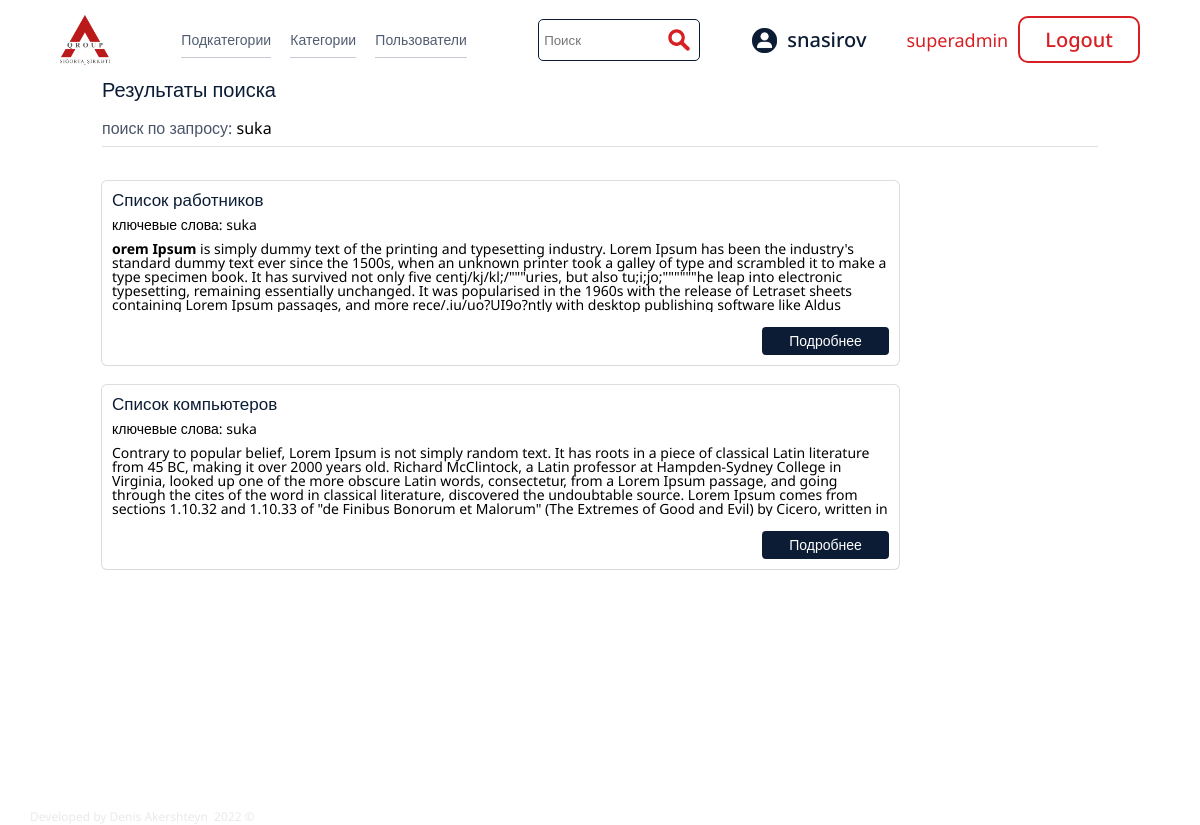
Page /index.php?source_page=search_result&search_element=suka (signed in) on the committed database.
### tables this page shows
CREATE TABLE `sub_category` (
  `id` int(11) NOT NULL,
  `name` varchar(255) NOT NULL,
  `sub_id` int(11) NOT NULL,
  `content` longtext NOT NULL,
  `image` varchar(255) NOT NULL,
  `key_words` varchar(255) NOT NULL
);

### content/search_result.php (the view, shortened to what this page needs)
<?php
include './db/connection.php';
if (isset($_GET['search_element'])) {
    $search_text =  $_GET['search_element'];
}
$search_text = mysqli_real_escape_string($connection, $search_text);
?>
<div class="search__result_wrapper">
    <div class="search__result__name">
        Результаты поиска
    </div>
    <div class="search__result__by">
        <span>поиск по запросу: </span> <?php echo $search_text; ?>
    </div>
    <div class="search__result__wrapper">
        <?php
        echo '<br>';
        $search_text = mysqli_real_escape_string($connection, $search_text);
        $query_search = "SELECT * FROM `sub_category` WHERE `key_words` LIKE '%$search_text%'";
        $search_result = mysqli_query($connection, $query_search);
        $search_result_row = mysqli_fetch_assoc($search_result);
        if ($search_result_row == null) {
            $result = 'К сожалению в нашей базе нет такой информации,повторите попытку уточнив поиск';
            return false;
        } do {
            $serach_row_id =  $search_result_row['id'];
            $serach_row_name = $search_result_row['name'];
            $serach_row_content = $search_result_row['content'];
            $serach_row_key_words = $search_result_row['key_words'];?>
            <div class="serach__result__element">
                <div class="serach__result__element_name">
                    <?php echo $serach_row_name; ?>
                </div>
                <div class="serach__result__element__desc">
                    ключевые слова: <span><?php echo $serach_row_key_words; ?></span>
                </div>
                <div class="serach__result__element__text">
                    <?php echo $serach_row_content;  ?>
                </div>
                <div class="serach__result__element__readmore">
                    <a href="./index.php?source_page=sub_page&sub_id=<?php echo $serach_row_id; ?>">Подробнее</a>
                </div>
            </div>
        <?php
        } while ($search_result_row = mysqli_fetch_assoc($search_result));
        ?>
    </div>
</div>

### styles/style.css (style rules this page uses)
* { padding: 0; margin: 0; border: 0; }
*, *:before, *:after { -moz-box-sizing: border-box; -webkit-box-sizing: border-box; box-sizing: border-box; }
html, body { height: 100%; width: 100%; font-size: 100%; line-height: 1; font-size: 14px; -ms-text-size-adjust: 100%; -moz-text-size-adjust: 100%; -webkit-text-size-adjust: 100%; font-family: "Noto Sans", sans-serif; }
.search__result_wrapper { width: 83%; margin: 0 auto; min-height: 90.8vh; }
.search__result__name { font-size: 20px; color: #0c1c35; }
.search__result__by { font-size: 16px; margin-top: 20px; padding-bottom: 10px; border-bottom: 1px solid rgba(0, 0, 0, 0.12); }
.search__result__by span { color: #0c1c35be; }
.search__result__wrapper { display: flex; flex-direction: column; width: 100%; min-height: 83vh; }
.serach__result__element { margin-top: 20px; background-color: #fff; width: 80%; padding: 10px; border-radius: 5px; box-shadow: rgba(0, 0, 0, 0.02) 0px 1px 3px 0px, rgba(27, 31, 35, 0.15) 0px 0px 0px 1px; }
.serach__result__element_name { font-size: 17px; color: #0c1c35; }
.serach__result__element__desc { margin: 10px 0px; }
.serach__result__element__text { height: 70px; overflow: hidden; }
.serach__result__element__readmore { margin-top: 15px; width: 100%; display: flex; justify-content: end; }
.serach__result__element__readmore a { color: #fff; background-color: #0c1c35; border: 2px solid #0c1c35; text-decoration: none; padding: 5px 25px; border-radius: 4px; }

### rows in the picture
sub_category: name "Список работников", key_words "suka", content "orem Ipsum is simply dummy text of the printing and typesetting industry. Lorem Ipsum has been the industry's standard dummy text ever since the 1500s, when an unknown printer took a galley of type and scrambled it to make a type specimen book. It has survived not only five centj/kj/kl;/\"\"\"uries, but also tu;i;jo;\"\"\"\"\"\"he leap into electronic typesetting, remaining essentially unchanged. It was popularised in the 1960s with the release of Letraset sheets containing Lorem Ipsum passages, and more rece/.iu/uo?UI9o?ntly with desktop publishing software like Aldus…"
sub_category: name "Список компьютеров", key_words "suka", content "Contrary to popular belief, Lorem Ipsum is not simply random text. It has roots in a piece of classical Latin literature from 45 BC, making it over 2000 years old. Richard McClintock, a Latin professor at Hampden-Sydney College in Virginia, looked up one of the more obscure Latin words, consectetur, from a Lorem Ipsum passage, and going through the cites of the word in classical literature, discovered the undoubtable source. Lorem Ipsum comes from sections 1.10.32 and 1.10.33 of \"de Finibus Bonorum et Malorum\" (The Extremes of Good and Evil) by Cicero, written in…"

### other values in the picture
$_SESSION['username'] "snasirov"
$_SESSION['role'] "superadmin"
$search_text "suka"
